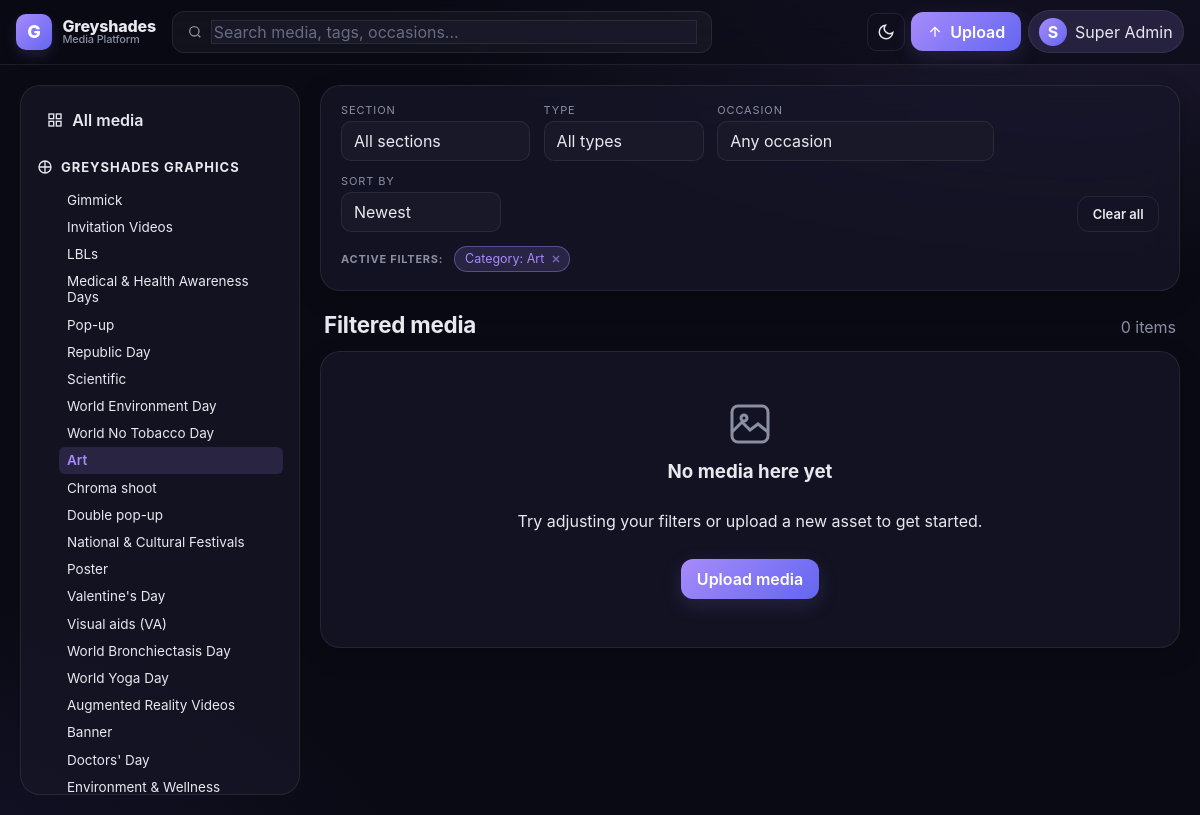
Screenshot of /dashboard?category=2 (signed in) with the database file from the repository.
### tables this page shows
CREATE TABLE `sections` (
    `id`   TINYINT UNSIGNED NOT NULL AUTO_INCREMENT,
    `code` VARCHAR(32) NOT NULL,
    `name` VARCHAR(120) NOT NULL,
    PRIMARY KEY (`id`),
    UNIQUE KEY `uq_sections_code` (`code`)
);

CREATE TABLE `categories` (
    `id`         INT UNSIGNED NOT NULL AUTO_INCREMENT,
    `section_id` TINYINT UNSIGNED NOT NULL,
    `parent_id`  INT UNSIGNED NULL,
    `name`       VARCHAR(150) NOT NULL,
    `slug`       VARCHAR(180) NOT NULL,
    `sort_order` INT NOT NULL DEFAULT 0,
    `created_at` DATETIME NOT NULL DEFAULT CURRENT_TIMESTAMP,
    PRIMARY KEY (`id`),
    UNIQUE KEY `uq_categories_section_slug` (`section_id`,`slug`),
    KEY `idx_categories_parent` (`parent_id`),
    KEY `idx_categories_section` (`section_id`),
    CONSTRAINT `fk_categories_section` FOREIGN KEY (`section_id`) REFERENCES `sections`(`id`),
    CONSTRAINT `fk_categories_parent`  FOREIGN KEY (`parent_id`)  REFERENCES `categories`(`id`) ON DELETE SET NULL
);

### app/Views/dashboard/index.php (the view, shortened to what the rows shown need)
<?php
$rows  = $result['rows'];
$total = $result['total'];
$buildUrl = function (array $changes = []) use ($filters, $sort): string {
    $qs = array_filter([
        'section'  => $filters['section_code'] ?? null,
        'category' => $filters['category_id']  ?? null,
        'occasion' => $filters['occasion_id']  ?? null,
        'tag'      => $filters['tag_id']       ?? null,
        'type'     => $filters['media_type']   ?? null,
        'q'        => $filters['q']            ?? null,
        'sort'     => $sort !== 'newest' ? $sort : null,
    ], fn ($v) => $v !== null && $v !== '' && $v !== 0);
    foreach ($changes as $k => $v) {
        if ($v === null || $v === '' || $v === 0) {
            unset($qs[$k]);
        } else {
            $qs[$k] = $v;
        }
    }
    return '?' . http_build_query($qs);
};
?>
<div class="dashboard">
    <?php require __DIR__ . '/_sidebar.php'; ?>
    <section class="content">
        <?php
            $activeChips = [];
            if (!empty($filters['category_id'])) {
                $catName = (string) (\App\Core\Database::scalar('SELECT name FROM categories WHERE id = ?', [(int) $filters['category_id']]) ?? 'Category');
                $activeChips[] = ['label' => 'Category: ' . $catName, 'href' => $buildUrl(['category' => null])];
            }
        ?>
        <div class="filterbar glass">
            <form class="filter-form" method="get" id="filter-form">
                <label class="select">
                    <span>Section</span>
                    <select name="section" onchange="this.form.submit()">
                        <option value="">All sections</option>
                    </select>
                </label>
                <label class="select">
                    <span>Type</span>
                    <select name="type" onchange="this.form.submit()">
                        <option value="">All types</option>
                    </select>
                </label>
                <label class="select">
                    <span>Occasion</span>
                    <select name="occasion" onchange="this.form.submit()">
                        <option value="">Any occasion</option>
                    </select>
                </label>
                <label class="select">
                    <span>Sort by</span>
                    <select name="sort" onchange="this.form.submit()">
                        <?php foreach (['newest'=>'Newest','oldest'=>'Oldest','popular'=>'Most viewed','az'=>'A → Z'] as $k=>$v): ?>
                        <option value="<?= $k ?>" <?= $sort === $k ? 'selected' : '' ?>><?= $v ?></option>
                        <?php endforeach; ?>
                    </select>
                </label>
                <?php if (!empty($activeChips)): ?>
                    <a class="btn-ghost clear-all-btn" href="<?= url('/dashboard') ?>">Clear all</a>
                <?php endif; ?>
            </form>
            <?php if (!empty($activeChips)): ?>
            <div class="active-filter-strip">
                <span class="active-label">Active filters:</span>
                <?php foreach ($activeChips as $chip): ?>
                <a class="chip active removable" href="<?= e($chip['href']) ?>" title="Remove this filter">
                    <?= e($chip['label']) ?>
                    <svg width="12" height="12" viewBox="0 0 24 24" fill="none" stroke="currentColor" stroke-width="2.5"><path d="M18 6L6 18M6 6l12 12"/></svg>
                </a>
                <?php endforeach; ?>
            </div>
            <?php endif; ?>
        </div>
        <div class="content-header">
            <h2>
                <?php if (!empty($filters['q'])): ?>Search results for "<?= e($filters['q']) ?>"
                <?php elseif (!empty($filters['section_code']) || !empty($filters['category_id']) || !empty($filters['occasion_id']) || !empty($filters['tag_id']) || !empty($filters['media_type'])): ?>Filtered media
                <?php else: ?>All media<?php endif; ?>
            </h2>
            <span class="muted"><?= number_format($total) ?> item<?= $total === 1 ? '' : 's' ?></span>
        </div>
        <?php if (empty($rows)): ?>
        <div class="empty-state glass">
            <svg width="48" height="48" viewBox="0 0 24 24" fill="none" stroke="currentColor" stroke-width="1.5"><rect x="3" y="3" width="18" height="18" rx="3"/><path d="M3 16l5-5 4 4 4-3 5 4"/><circle cx="9" cy="9" r="1.5"/></svg>
            <h3>No media here yet</h3>
            <p>Try adjusting your filters or upload a new asset to get started.</p>
            <?php if (\App\Core\Auth::canUpload()): ?>
            <a class="btn-primary" href="<?= url('/upload') ?>">Upload media</a>
            <?php endif; ?>
        </div>
        <?php endif; ?>
    </section>
</div>

### app/Core/Router.php (shortened to what the rows shown need)
<?php
final class Router
{
    private array $routes = [];
    private function add(string $method, string $path, mixed $handler, array $middleware): void
    {
        $params = [];
        $regex = preg_replace_callback('#\{([a-zA-Z_][a-zA-Z0-9_]*)\}#', function ($m) use (&$params) {
            $params[] = $m[1];
            return '([^/]+)';
        }, $path);
        $regex = '#^' . $regex . '$#';
        $this->routes[$method][] = [$regex, $params, $handler, $middleware];
    }
    public function dispatch(): void
    {
        $method = strtoupper($_SERVER['REQUEST_METHOD'] ?? 'GET');
        $uri    = parse_url($_SERVER['REQUEST_URI'] ?? '/', PHP_URL_PATH) ?: '/';
        $uri    = '/' . trim($uri, '/');
        foreach ($this->routes[$method] ?? [] as [$regex, $params, $handler, $middleware]) {
            if (preg_match($regex, $uri, $matches)) {
                array_shift($matches);
                $args = array_combine($params, $matches) ?: [];
                $this->call($handler, $args);
                return;
            }
        }
    }
    private function call(mixed $handler, array $args): void
    {
        $castArgs = array_map(
            fn ($v) => is_string($v) && ctype_digit($v) ? (int) $v : $v,
            array_values($args)
        );
        if (is_array($handler) && count($handler) === 2) {
            [$class, $method] = $handler;
            $instance = new $class();
            $instance->{$method}(...$castArgs);
            return;
        }
        throw new \RuntimeException('Invalid route handler');
    }
}

### app/Views/dashboard/_sidebar.php
<?php
$selectedCat = isset($filters['category_id']) ? (int) $filters['category_id'] : 0;
$selectedSec = $filters['section_code'] ?? null;
$navUrl = function (array $changes) use ($filters, $sort): string {
    $qs = array_filter([
        'occasion' => $filters['occasion_id'] ?? null,
        'tag'      => $filters['tag_id']      ?? null,
        'type'     => $filters['media_type']  ?? null,
        'q'        => $filters['q']           ?? null,
        'sort'     => $sort !== 'newest' ? $sort : null,
    ], fn ($v) => $v !== null && $v !== '' && $v !== 0);
    foreach ($changes as $k => $v) {
        if ($v === null || $v === '' || $v === 0) {
            unset($qs[$k]);
        } else {
            $qs[$k] = $v;
        }
    }
    return '?' . http_build_query($qs);
};
$isInPath = function (array $node) use (&$isInPath, $selectedCat): bool {
    if ($selectedCat === (int) $node['id']) return true;
    foreach ($node['children'] ?? [] as $child) {
        if ($isInPath($child)) return true;
    }
    return false;
};
$renderNode = function (array $node, int $depth = 0) use (&$renderNode, $selectedCat, &$isInPath, $navUrl) {
    $active = $selectedCat === (int) $node['id'];
    $hasChildren = !empty($node['children']);
    $inPath = $hasChildren && $isInPath($node);
    ?>
    <li class="tree-item <?= $hasChildren ? 'has-children' : '' ?>">
        <div class="tree-row">
            <?php if ($hasChildren): ?>
            <button class="tree-toggle <?= $inPath ? 'open' : '' ?>" data-toggle="tree" type="button" aria-label="Toggle">
                <svg width="12" height="12" viewBox="0 0 24 24" fill="none" stroke="currentColor" stroke-width="2.5"><path d="m9 18 6-6-6-6"/></svg>
            </button>
            <?php else: ?><span class="tree-spacer"></span><?php endif; ?>
            <a class="tree-link <?= $active ? 'active' : '' ?>"
               href="<?= e($navUrl(['category' => (int) $node['id']])) ?>">
                <?= e($node['name']) ?>
            </a>
        </div>
        <?php if ($hasChildren): ?>
        <ul class="tree-children" <?= $inPath ? '' : 'hidden' ?>>
            <?php foreach ($node['children'] as $child) $renderNode($child, $depth + 1); ?>
        </ul>
        <?php endif; ?>
    </li>
    <?php
};
?>
<aside class="sidebar">
    <div class="sidebar-section">
        <a class="sidebar-home <?= empty($filters['section_code']) && empty($filters['category_id']) ? 'active' : '' ?>" href="<?= url('/dashboard') ?>">
            <svg width="16" height="16" viewBox="0 0 24 24" fill="none" stroke="currentColor" stroke-width="2"><rect x="3" y="3" width="7" height="7"/><rect x="14" y="3" width="7" height="7"/><rect x="14" y="14" width="7" height="7"/><rect x="3" y="14" width="7" height="7"/></svg>
            All media
        </a>
    </div>
    <?php foreach ($sections as $s): ?>
    <div class="sidebar-section">
        <h4 class="sidebar-title">
            <a href="<?= e($navUrl(['section' => (string) $s['code'], 'category' => null])) ?>"
               class="<?= ($selectedSec === $s['code'] && !$selectedCat) ? 'active' : '' ?>">
                <?php if ($s['code'] === 'graphics'): ?>
                    <svg width="16" height="16" viewBox="0 0 24 24" fill="none" stroke="currentColor" stroke-width="2"><circle cx="12" cy="12" r="9"/><path d="M12 3v18M3 12h18"/></svg>
                <?php else: ?>
                    <svg width="16" height="16" viewBox="0 0 24 24" fill="none" stroke="currentColor" stroke-width="2"><rect x="3" y="4" width="18" height="18" rx="2"/><path d="M16 2v4M8 2v4M3 10h18"/></svg>
                <?php endif; ?>
                <?= e($s['name']) ?>
            </a>
        </h4>
        <ul class="tree">
            <?php foreach ($trees[$s['code']] ?? [] as $node) $renderNode($node, 0); ?>
        </ul>
    </div>
    <?php endforeach; ?>
</aside>

### rows the page displays
sections: code "graphics" (drawn), name "GREYSHADES GRAPHICS"
categories: name "Gimmick"
categories: name "Invitation Videos"
categories: name "LBLs"
categories: name "Medical & Health Awareness Days"
categories: name "Pop-up"
categories: name "Republic Day"
categories: name "Scientific"
categories: name "World Environment Day"
categories: name "World No Tobacco Day"
categories: name "Art"
categories: name "Chroma shoot"
categories: name "Double pop-up"
categories: name "National & Cultural Festivals"
categories: name "Poster"
categories: name "Valentine's Day"
categories: name "Visual aids (VA)"
categories: name "World Bronchiectasis Day"
categories: name "World Yoga Day"
categories: name "Augmented Reality Videos"
categories: name "Banner"
categories: name "Doctors' Day"
categories: name "Environment & Wellness"

### other values shown
$chip['label'] "Category: Art"
$total "0"
form field sort "Newest"
